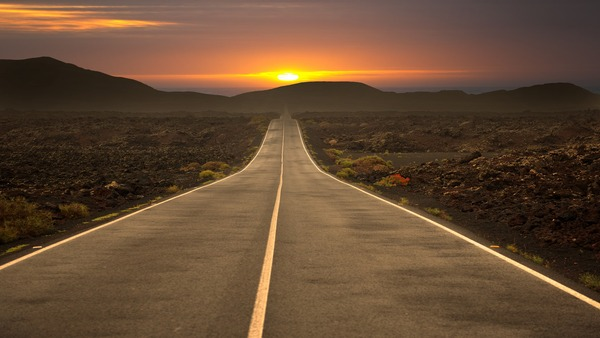
#> input picture original_lane_detection_5.jpg, 600 x 338 px, found by its file name
$ python lane.py   (older library calls are emulated)
#> lines starting #> are read from the running program, lines starting #| are printed output that depends on the picture; after the words box and inside, x2 and y2 are one past the last pixel; in counts of white or black regions, pixels touching at a corner belong together
#> in main, original_frame is the input picture: shape (338, 600, 3); mean B, G, R 50.9, 74.1, 100.7
### v3/edge_detection.py
import cv2 # Import the OpenCV library to enable computer vision
import numpy as np # Import the NumPy scientific computing library

# Author: Addison Sears-Collins
# https://automaticaddison.com
# Description: A collection of methods to detect help with edge detection

def binary_array(array, thresh, value=0):
  """
  Return a 2D binary array (mask) in which all pixels are either 0 or 1

  :param array: NumPy 2D array that we want to convert to binary values
  :param thresh: Values used for thresholding (inclusive)
  :param value: Output value when between the supplied threshold
  :return: Binary 2D array...
           number of rows x number of columns =
           number of pixels from top to bottom x number of pixels from
             left to right
  """
  if value == 0:
    # Create an array of ones with the same shape and type as
    # the input 2D array.
    binary = np.ones_like(array)

  else:
    # Creates an array of zeros with the same shape and type as
    # the input 2D array.
    binary = np.zeros_like(array)
    value = 1

  # If value == 0, make all values in binary equal to 0 if the
  # corresponding value in the input array is between the threshold
  # (inclusive). Otherwise, the value remains as 1. Therefore, the pixels
  # with the high Sobel derivative values (i.e. sharp pixel intensity
  # discontinuities) will have 0 in the corresponding cell of binary.
  binary[(array >= thresh[0]) & (array <= thresh[1])] = value

  return binary

def blur_gaussian(channel, ksize=3):
  """
  Implementation for Gaussian blur to reduce noise and detail in the image

  :param image: 2D or 3D array to be blurred
  :param ksize: Size of the small matrix (i.e. kernel) used to blur
                i.e. number of rows and number of columns
  :return: Blurred 2D image
  """
  return cv2.GaussianBlur(channel, (ksize, ksize), 0)

def mag_thresh(image, sobel_kernel=3, thresh=(0, 255)):
  """
  Implementation of Sobel edge detection

  :param image: 2D or 3D array to be blurred
  :param sobel_kernel: Size of the small matrix (i.e. kernel)
                       i.e. number of rows and columns
  :return: Binary (black and white) 2D mask image
  """
  # Get the magnitude of the edges that are vertically aligned on the image
  sobelx = np.absolute(sobel(image, orient='x', sobel_kernel=sobel_kernel))

  # Get the magnitude of the edges that are horizontally aligned on the image
  sobely = np.absolute(sobel(image, orient='y', sobel_kernel=sobel_kernel))

  # Find areas of the image that have the strongest pixel intensity changes
  # in both the x and y directions. These have the strongest gradients and
  # represent the strongest edges in the image (i.e. potential lane lines)
  # mag is a 2D array .. number of rows x number of columns = number of pixels
  # from top to bottom x number of pixels from left to right
  mag = np.sqrt(sobelx ** 2 + sobely ** 2)

  # Return a 2D array that contains 0s and 1s
  return binary_array(mag, thresh)

def sobel(img_channel, orient='x', sobel_kernel=3):
  """
  Find edges that are aligned vertically and horizontally on the image

  :param img_channel: Channel from an image
  :param orient: Across which axis of the image are we detecting edges?
  :sobel_kernel: No. of rows and columns of the kernel (i.e. 3x3 small matrix)
  :return: Image with Sobel edge detection applied
  """
  # cv2.Sobel(input image, data type, prder of the derivative x, order of the
  # derivative y, small matrix used to calculate the derivative)
  if orient == 'x':
    # Will detect differences in pixel intensities going from
        # left to right on the image (i.e. edges that are vertically aligned)
    sobel = cv2.Sobel(img_channel, cv2.CV_64F, 1, 0, sobel_kernel)
  if orient == 'y':
    # Will detect differences in pixel intensities going from
    # top to bottom on the image (i.e. edges that are horizontally aligned)
    sobel = cv2.Sobel(img_channel, cv2.CV_64F, 0, 1, sobel_kernel)

  return sobel

def threshold(channel, thresh=(128,255), thresh_type=cv2.THRESH_BINARY):
  """
  Apply a threshold to the input channel

  :param channel: 2D array of the channel data of an image/video frame
  :param thresh: 2D tuple of min and max threshold values
  :param thresh_type: The technique of the threshold to apply
  :return: Two outputs are returned:
             ret: Threshold that was used
             thresholded_image: 2D thresholded data.
  """
  # If pixel intensity is greater than thresh[0], make that value
  # white (255), else set it to black (0)
  return cv2.threshold(channel, thresh[0], thresh[1], thresh_type)

### v3/lane.py
import cv2 # Import the OpenCV library to enable computer vision
import numpy as np # Import the NumPy scientific computing library
import edge_detection as edge # Handles the detection of lane lines
import matplotlib.pyplot as plt # Used for plotting and error checking

# Author: Addison Sears-Collins
# https://automaticaddison.com
# Description: Implementation of the Lane class

filename = 'original_lane_detection_5.jpg'

class Lane:
  """
  Represents a lane on a road.
  """
  def __init__(self, orig_frame):
    """
      Default constructor

    :param orig_frame: Original camera image (i.e. frame)
    """
    self.orig_frame = orig_frame

    # This will hold an image with the lane lines
    self.lane_line_markings = None

    # This will hold the image after perspective transformation
    self.warped_frame = None
    self.transformation_matrix = None
    self.inv_transformation_matrix = None

    # (Width, Height) of the original video frame (or image)
    self.orig_image_size = self.orig_frame.shape[::-1][1:]

    width = self.orig_image_size[0]
    height = self.orig_image_size[1]
    self.width = width
    self.height = height

    # Four corners of the trapezoid-shaped region of interest
    # You need to find these corners manually.
    self.roi_points = np.float32([
      (274,184), # Top-left corner
      (0, 337), # Bottom-left corner
      (575,337), # Bottom-right corner
      (371,184) # Top-right corner
    ])

    # The desired corner locations  of the region of interest
    # after we perform perspective transformation.
    # Assume image width of 600, padding == 150.
    self.padding = int(0.25 * width) # padding from side of the image in pixels
    self.desired_roi_points = np.float32([
      [self.padding, 0], # Top-left corner
      [self.padding, self.orig_image_size[1]], # Bottom-left corner
      [self.orig_image_size[
        0]-self.padding, self.orig_image_size[1]], # Bottom-right corner
      [self.orig_image_size[0]-self.padding, 0] # Top-right corner
    ])

    # Histogram that shows the white pixel peaks for lane line detection
    self.histogram = None

    # Sliding window parameters
    self.no_of_windows = 10
    self.margin = int((1/12) * width)  # Window width is +/- margin
    self.minpix = int((1/24) * width)  # Min no. of pixels to recenter window

    # Best fit polynomial lines for left line and right line of the lane
    self.left_fit = None
    self.right_fit = None
    self.left_lane_inds = None
    self.right_lane_inds = None
    self.ploty = None
    self.left_fitx = None
    self.right_fitx = None
    self.leftx = None
    self.rightx = None
    self.lefty = None
    self.righty = None

    # Pixel parameters for x and y dimensions
    self.YM_PER_PIX = 10.0 / 1000 # meters per pixel in y dimension
    self.XM_PER_PIX = 3.7 / 781 # meters per pixel in x dimension

    # Radii of curvature and offset
    self.left_curvem = None
    self.right_curvem = None
    self.center_offset = None

  def calculate_car_position(self, print_to_terminal=False):
    """
    Calculate the position of the car relative to the center

    :param: print_to_terminal Display data to console if True
    :return: Offset from the center of the lane
    """
    # Assume the camera is centered in the image.
    # Get position of car in centimeters
    car_location = self.orig_frame.shape[1] / 2

    # Fine the x coordinate of the lane line bottom
    height = self.orig_frame.shape[0]
    bottom_left = self.left_fit[0]*height**2 + self.left_fit[
      1]*height + self.left_fit[2]
    bottom_right = self.right_fit[0]*height**2 + self.right_fit[
      1]*height + self.right_fit[2]

    center_lane = (bottom_right - bottom_left)/2 + bottom_left
    center_offset = (np.abs(car_location) - np.abs(
      center_lane)) * self.XM_PER_PIX * 100

    if print_to_terminal == True:
      print(str(center_offset) + 'cm')

    self.center_offset = center_offset

    return center_offset

  def calculate_curvature(self, print_to_terminal=False):
    """
    Calculate the road curvature in meters.

    :param: print_to_terminal Display data to console if True
    :return: Radii of curvature
    """
    # Set the y-value where we want to calculate the road curvature.
    # Select the maximum y-value, which is the bottom of the frame.
    y_eval = np.max(self.ploty)

    # Fit polynomial curves to the real world environment
    left_fit_cr = np.polyfit(self.lefty * self.YM_PER_PIX, self.leftx * (
      self.XM_PER_PIX), 2)
    right_fit_cr = np.polyfit(self.righty * self.YM_PER_PIX, self.rightx * (
      self.XM_PER_PIX), 2)

    # Calculate the radii of curvature
    left_curvem = ((1 + (2*left_fit_cr[0]*y_eval*self.YM_PER_PIX + left_fit_cr[
                    1])**2)**1.5) / np.absolute(2*left_fit_cr[0])
    right_curvem = ((1 + (2*right_fit_cr[
                    0]*y_eval*self.YM_PER_PIX + right_fit_cr[
                    1])**2)**1.5) / np.absolute(2*right_fit_cr[0])

    # Display on terminal window
    if print_to_terminal == True:
      print(left_curvem, 'm', right_curvem, 'm')

    self.left_curvem = left_curvem
    self.right_curvem = right_curvem

    return left_curvem, right_curvem

  def calculate_histogram(self,frame=None,plot=True):
    """
    Calculate the image histogram to find peaks in white pixel count

    :param frame: The warped image
    :param plot: Create a plot if True
    """
    if frame is None:
      frame = self.warped_frame

    # Generate the histogram
    self.histogram = np.sum(frame[int(
              frame.shape[0]/2):,:], axis=0)

    if plot == True:

      # Draw both the image and the histogram
      figure, (ax1, ax2) = plt.subplots(2,1) # 2 row, 1 columns
      figure.set_size_inches(10, 5)
      ax1.imshow(frame, cmap='gray')
      ax1.set_title("Warped Binary Frame")
      ax2.plot(self.histogram)
      ax2.set_title("Histogram Peaks")
      plt.show()

    return self.histogram

  def display_curvature_offset(self, frame=None, plot=False):
    """
    Display curvature and offset statistics on the image

    :param: plot Display the plot if True
    :return: Image with lane lines and curvature
    """
    image_copy = None
    if frame is None:
      image_copy = self.orig_frame.copy()
    else:
      image_copy = frame

    cv2.putText(image_copy,'Curve Radius: '+str((
      self.left_curvem+self.right_curvem)/2)[:7]+' m', (int((
      5/600)*self.width), int((
      20/338)*self.height)), cv2.FONT_HERSHEY_SIMPLEX, (float((
      0.5/600)*self.width)),(
      255,255,255),2,cv2.LINE_AA)
    cv2.putText(image_copy,'Center Offset: '+str(
      self.center_offset)[:7]+' cm', (int((
      5/600)*self.width), int((
      40/338)*self.height)), cv2.FONT_HERSHEY_SIMPLEX, (float((
      0.5/600)*self.width)),(
      255,255,255),2,cv2.LINE_AA)

    if plot==True:
      cv2.imshow("Image with Curvature and Offset", image_copy)

    return image_copy

  def get_lane_line_previous_window(self, left_fit, right_fit, plot=False):
    """
    Use the lane line from the previous sliding window to get the parameters
    for the polynomial line for filling in the lane line
    :param: left_fit Polynomial function of the left lane line
    :param: right_fit Polynomial function of the right lane line
    :param: plot To display an image or not
    """
    # margin is a sliding window parameter
    margin = self.margin

    # Find the x and y coordinates of all the nonzero
    # (i.e. white) pixels in the frame.
    nonzero = self.warped_frame.nonzero()
    nonzeroy = np.array(nonzero[0])
    nonzerox = np.array(nonzero[1])

    # Store left and right lane pixel indices
    left_lane_inds = ((nonzerox > (left_fit[0]*(
      nonzeroy**2) + left_fit[1]*nonzeroy + left_fit[2] - margin)) & (
      nonzerox < (left_fit[0]*(
      nonzeroy**2) + left_fit[1]*nonzeroy + left_fit[2] + margin)))
    right_lane_inds = ((nonzerox > (right_fit[0]*(
      nonzeroy**2) + right_fit[1]*nonzeroy + right_fit[2] - margin)) & (
      nonzerox < (right_fit[0]*(
      nonzeroy**2) + right_fit[1]*nonzeroy + right_fit[2] + margin)))
    self.left_lane_inds = left_lane_inds
    self.right_lane_inds = right_lane_inds

    # Get the left and right lane line pixel locations
    leftx = nonzerox[left_lane_inds]
    lefty = nonzeroy[left_lane_inds]
    rightx = nonzerox[right_lane_inds]
    righty = nonzeroy[right_lane_inds]

    self.leftx = leftx
    self.rightx = rightx
    self.lefty = lefty
    self.righty = righty

    # Fit a second order polynomial curve to each lane line
    left_fit = np.polyfit(lefty, leftx, 2)
    right_fit = np.polyfit(righty, rightx, 2)
    self.left_fit = left_fit
    self.right_fit = right_fit

    # Create the x and y values to plot on the image
    ploty = np.linspace(
      0, self.warped_frame.shape[0]-1, self.warped_frame.shape[0])
    left_fitx = left_fit[0]*ploty**2 + left_fit[1]*ploty + left_fit[2]
    right_fitx = right_fit[0]*ploty**2 + right_fit[1]*ploty + right_fit[2]
    self.ploty = ploty
    self.left_fitx = left_fitx
    self.right_fitx = right_fitx

    if plot==True:

      # Generate images to draw on
      out_img = np.dstack((self.warped_frame, self.warped_frame, (
                           self.warped_frame)))*255
      window_img = np.zeros_like(out_img)

      # Add color to the left and right line pixels
      out_img[nonzeroy[left_lane_inds], nonzerox[left_lane_inds]] = [255, 0, 0]
      out_img[nonzeroy[right_lane_inds], nonzerox[right_lane_inds]] = [
                                                                     0, 0, 255]
      # Create a polygon to show the search window area, and recast
      # the x and y points into a usable format for cv2.fillPoly()
      margin = self.margin
      left_line_window1 = np.array([np.transpose(np.vstack([
                                    left_fitx-margin, ploty]))])
      left_line_window2 = np.array([np.flipud(np.transpose(np.vstack([
                                    left_fitx+margin, ploty])))])
      left_line_pts = np.hstack((left_line_window1, left_line_window2))
      right_line_window1 = np.array([np.transpose(np.vstack([
                                     right_fitx-margin, ploty]))])
      right_line_window2 = np.array([np.flipud(np.transpose(np.vstack([
                                     right_fitx+margin, ploty])))])
      right_line_pts = np.hstack((right_line_window1, right_line_window2))

      # Draw the lane onto the warped blank image
      cv2.fillPoly(window_img, np.int_([left_line_pts]), (0,255, 0))
      cv2.fillPoly(window_img, np.int_([right_line_pts]), (0,255, 0))
      result = cv2.addWeighted(out_img, 1, window_img, 0.3, 0)

      # Plot the figures
      figure, (ax1, ax2, ax3) = plt.subplots(3,1) # 3 rows, 1 column
      figure.set_size_inches(10, 10)
      figure.tight_layout(pad=3.0)
      ax1.imshow(cv2.cvtColor(self.orig_frame, cv2.COLOR_BGR2RGB))
      ax2.imshow(self.warped_frame, cmap='gray')
      ax3.imshow(result)
      ax3.plot(left_fitx, ploty, color='yellow')
      ax3.plot(right_fitx, ploty, color='yellow')
      ax1.set_title("Original Frame")
      ax2.set_title("Warped Frame")
      ax3.set_title("Warped Frame With Search Window")
      plt.show()

  def get_lane_line_indices_sliding_windows(self, plot=False):
    """
    Get the indices of the lane line pixels using the
    sliding windows technique.

    :param: plot Show plot or not
    :return: Best fit lines for the left and right lines of the current lane
    """
    # Sliding window width is +/- margin
    margin = self.margin

    frame_sliding_window = self.warped_frame.copy()

    # Set the height of the sliding windows
    window_height = int(self.warped_frame.shape[0]/self.no_of_windows)

    # Find the x and y coordinates of all the nonzero
    # (i.e. white) pixels in the frame.
    nonzero = self.warped_frame.nonzero()
    nonzeroy = np.array(nonzero[0])
    nonzerox = np.array(nonzero[1])

    # Store the pixel indices for the left and right lane lines
    left_lane_inds = []
    right_lane_inds = []

    # Current positions for pixel indices for each window,
    # which we will continue to update
    leftx_base, rightx_base = self.histogram_peak()
    leftx_current = leftx_base
    rightx_current = rightx_base

    # Go through one window at a time
    no_of_windows = self.no_of_windows

    for window in range(no_of_windows):

      # Identify window boundaries in x and y (and right and left)
      win_y_low = self.warped_frame.shape[0] - (window + 1) * window_height
      win_y_high = self.warped_frame.shape[0] - window * window_height
      win_xleft_low = leftx_current - margin
      win_xleft_high = leftx_current + margin
      win_xright_low = rightx_current - margin
      win_xright_high = rightx_current + margin
      cv2.rectangle(frame_sliding_window,(win_xleft_low,win_y_low),(
        win_xleft_high,win_y_high), (255,255,255), 2)
      cv2.rectangle(frame_sliding_window,(win_xright_low,win_y_low),(
        win_xright_high,win_y_high), (255,255,255), 2)

      # Identify the nonzero pixels in x and y within the window
      good_left_inds = ((nonzeroy >= win_y_low) & (nonzeroy < win_y_high) &
                          (nonzerox >= win_xleft_low) & (
                           nonzerox < win_xleft_high)).nonzero()[0]
      good_right_inds = ((nonzeroy >= win_y_low) & (nonzeroy < win_y_high) &
                           (nonzerox >= win_xright_low) & (
                            nonzerox < win_xright_high)).nonzero()[0]

      # Append these indices to the lists
      left_lane_inds.append(good_left_inds)
      right_lane_inds.append(good_right_inds)

      # If you found > minpix pixels, recenter next window on mean position
      minpix = self.minpix
      if len(good_left_inds) > minpix:
        leftx_current = int(np.mean(nonzerox[good_left_inds]))
      if len(good_right_inds) > minpix:
        rightx_current = int(np.mean(nonzerox[good_right_inds]))

    # Concatenate the arrays of indices
    left_lane_inds = np.concatenate(left_lane_inds)
    right_lane_inds = np.concatenate(right_lane_inds)

    # Extract the pixel coordinates for the left and right lane lines
    leftx = nonzerox[left_lane_inds]
    lefty = nonzeroy[left_lane_inds]
    rightx = nonzerox[right_lane_inds]
    righty = nonzeroy[right_lane_inds]

    # Fit a second order polynomial curve to the pixel coordinates for
    # the left and right lane lines
    left_fit = np.polyfit(lefty, leftx, 2)
    right_fit = np.polyfit(righty, rightx, 2)

    self.left_fit = left_fit
    self.right_fit = right_fit

    if plot==True:

      # Create the x and y values to plot on the image
      ploty = np.linspace(
        0, frame_sliding_window.shape[0]-1, frame_sliding_window.shape[0])
      left_fitx = left_fit[0]*ploty**2 + left_fit[1]*ploty + left_fit[2]
      right_fitx = right_fit[0]*ploty**2 + right_fit[1]*ploty + right_fit[2]

      # Generate an image to visualize the result
      out_img = np.dstack((
        frame_sliding_window, frame_sliding_window, (
        frame_sliding_window))) * 255

      # Add color to the left line pixels and right line pixels
      out_img[nonzeroy[left_lane_inds], nonzerox[left_lane_inds]] = [255, 0, 0]
      out_img[nonzeroy[right_lane_inds], nonzerox[right_lane_inds]] = [
        0, 0, 255]

      # Plot the figure with the sliding windows
      figure, (ax1, ax2, ax3) = plt.subplots(3,1) # 3 rows, 1 column
      figure.set_size_inches(10, 10)
      figure.tight_layout(pad=3.0)
      ax1.imshow(cv2.cvtColor(self.orig_frame, cv2.COLOR_BGR2RGB))
      ax2.imshow(frame_sliding_window, cmap='gray')
      ax3.imshow(out_img)
      ax3.plot(left_fitx, ploty, color='yellow')
      ax3.plot(right_fitx, ploty, color='yellow')
      ax1.set_title("Original Frame")
      ax2.set_title("Warped Frame with Sliding Windows")
      ax3.set_title("Detected Lane Lines with Sliding Windows")
      plt.show()

    return self.left_fit, self.right_fit

  def get_line_markings(self, frame=None):
    """
    Isolates lane lines.

      :param frame: The camera frame that contains the lanes we want to detect
    :return: Binary (i.e. black and white) image containing the lane lines.
    """
    if frame is None:
      frame = self.orig_frame

    # Convert the video frame from BGR (blue, green, red)
    # color space to HLS (hue, saturation, lightness).
    hls = cv2.cvtColor(frame, cv2.COLOR_BGR2HLS)
#> hls: shape (338, 600, 3); mean of channels 0, 1, 2 14.3, 75.9, 94.6

    ################### Isolate possible lane line edges ######################

    # Perform Sobel edge detection on the L (lightness) channel of
    # the image to detect sharp discontinuities in the pixel intensities
    # along the x and y axis of the video frame.
    # sxbinary is a matrix full of 0s (black) and 255 (white) intensity values
    # Relatively light pixels get made white. Dark pixels get made black.
    _, sxbinary = edge.threshold(hls[:, :, 1], thresh=(120, 255))
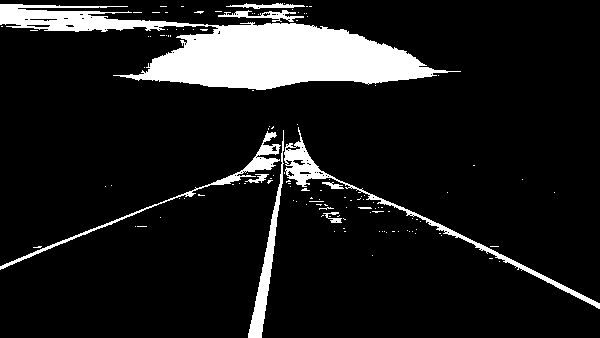
#> sxbinary: shape (338, 600); 11.2% white; 127 white regions (117 under 20 px), largest, box (x1, y1, x2, y2) and area: (0, 4, 461, 90) 16380, (284, 127, 600, 309) 2233, (248, 130, 284, 338) 1439
    sxbinary = edge.blur_gaussian(sxbinary, ksize=3) # Reduce noise
#> in blur_gaussian, `return cv2.GaussianBlur(channel, (ksize, ksize), 0)`:
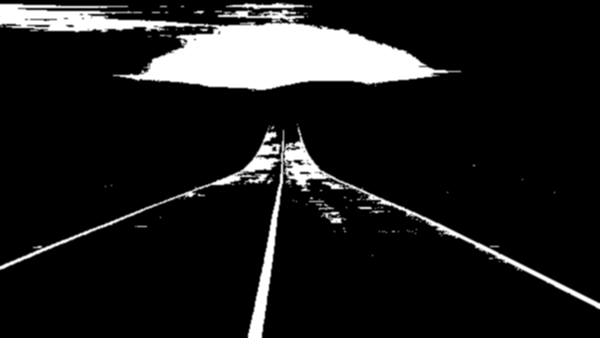
#> returned value: shape (338, 600); min 0, max 255, mean 28.6

    # 1s will be in the cells with the highest Sobel derivative values
    # (i.e. strongest lane line edges)
    sxbinary = edge.mag_thresh(sxbinary, sobel_kernel=3, thresh=(110, 255))
#> in sobel, `sobel = cv2.Sobel(img_channel, cv2.CV_64F, 1, 0, sobel_kernel)`:
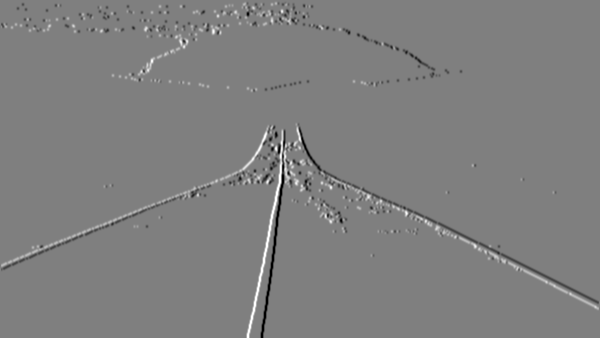
#> sobel: shape (338, 600) float64; min -764, max 764, mean -0.2; drawn with min black and max white
#> in mag_thresh, `sobelx = np.absolute(sobel(image, orient='x', sobel_kernel=sobel_kerne..`:
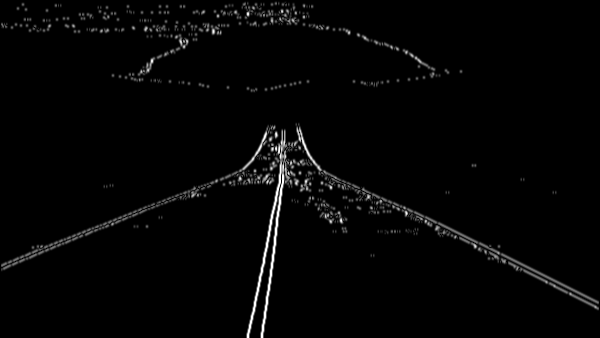
#> sobelx: shape (338, 600) float64; min 0, max 764, mean 14.9; drawn with min black and max white
#> (the rest of the program and of its run is left out)
